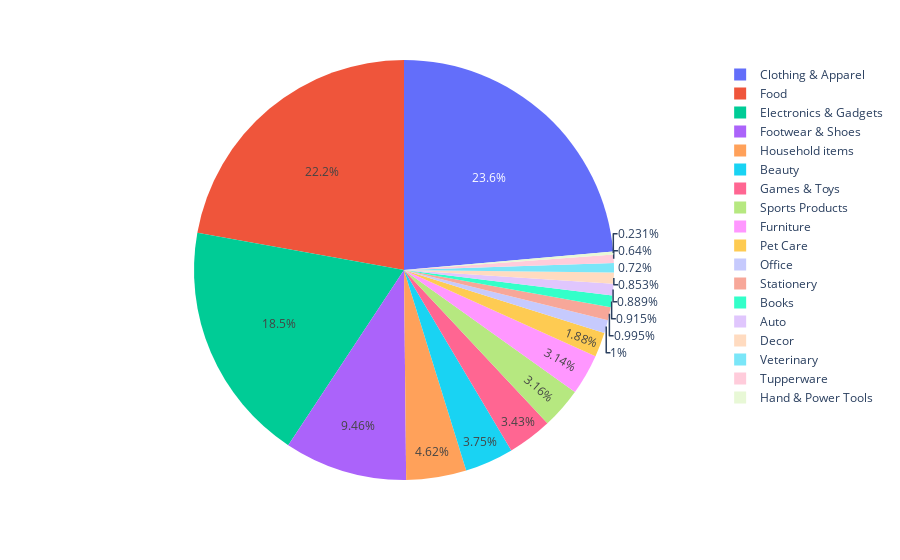

Notebook code for this chart:
### Code cell
fig=px.pie(diwali,names='Product_Category')
fig.show()

### Figure 1 — Plotly figure (JSON) as saved in the notebook; plotly's stock layout.template omitted (floating-point values rounded to 4 significant figures; data arrays with more than 128 entries replaced by an {"elided": "..."} marker saying what was removed)
{"data": [{"domain": {"x": [0, 1], "y": [0, 1]}, "hovertemplate": "Product_Category=%{label}<extra></extra>", "labels": {"elided": "11251 str values"}, "legendgroup": "", "name": "", "showlegend": true, "type": "pie"}], "layout": {"legend": {"tracegroupgap": 0}, "margin": {"t": 60}}}
